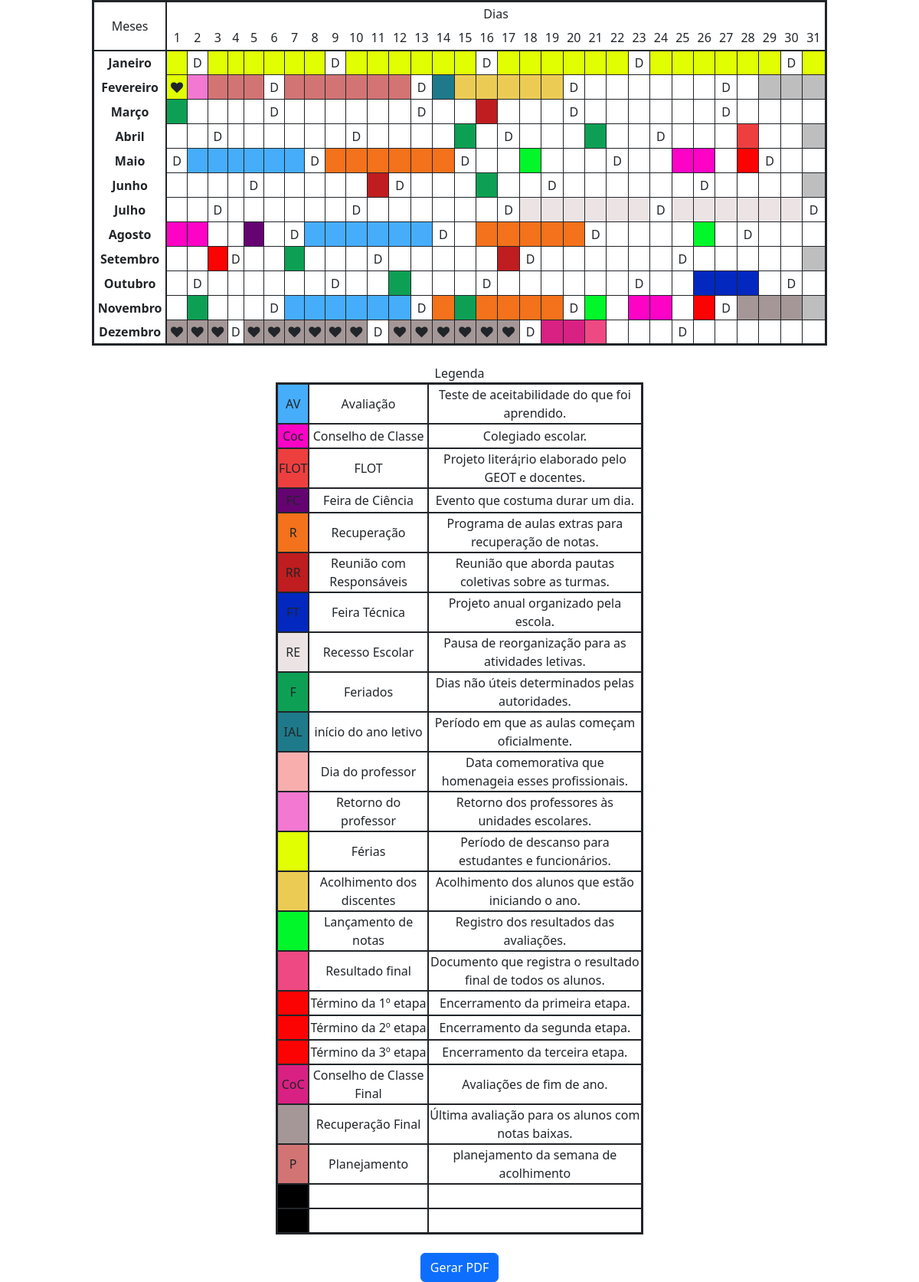
Screenshot of /calendario/calendario.php with the database file from the repository.
### tables this page shows
CREATE TABLE IF NOT EXISTS `legenda` (
  `id_leg` int(11) NOT NULL AUTO_INCREMENT,
  `tipo_evento` varchar(50) DEFAULT NULL,
  `desc_leg` varchar(60) DEFAULT NULL,
  `simbolo_leg` varchar(100) DEFAULT NULL,
  `sigla_leg` varchar(4) DEFAULT NULL,
  `cor_leg` varchar(9) DEFAULT NULL,
  PRIMARY KEY (`id_leg`)
);

### calendario/calendario.php (the view, shortened to what this page needs)
<!DOCTYPE html>
<html lang='en'>
<head>
<link href='https://cdn.jsdelivr.net/npm/bootstrap@5.2.0-beta1/dist/css/bootstrap.min.css' rel='stylesheet'>
    <link rel='stylesheet' href='../static/fontawesome-pro/css/all.css'>
    <link rel='stylesheet' href='//maxcdn.bootstrapcdn.com/font-awesome/4.3.0/css/font-awesome.min.css'>
</head>
<body>
<?php
$con = mysqli_connect('localhost', 'root', '', 'dailyevent') or trigger_error(mysqli_error());
$daysql = mysqli_query($con, "select id_leg, EXTRACT(DAY FROM dt_ini_ev) AS d_ini, EXTRACT(DAY FROM dt_fim_ev) AS d_fim, EXTRACT(MONTH FROM dt_ini_ev) AS m_ini, EXTRACT(MONTH FROM dt_fim_ev) AS m_fim from eventos order by dt_ini_ev ;");
$invday = mysqli_query($con, "with recursive date_ranges AS (SELECT '2022-01-01' dt UNION ALL SELECT dt + INTERVAL 1 DAY FROM date_ranges WHERE dt + INTERVAL 1 DAY <= '2022-12-31') SELECT  EXTRACT(DAY FROM dt) AS d_eve_inv, EXTRACT(MONTH FROM dt) AS m_eve_inv, EXTRACT(DAY FROM LAST_DAY(dt)) AS fim_mes FROM date_ranges WHERE DAYNAME(dt) = 'Sunday';");
$simb = array();
$eve = array();
while($row = mysqli_fetch_array($daysql)){
        $m_ini = $row['m_ini'];
        $d_ini = $row['d_ini'];
        $m_fim = $row['m_fim'];
        $d_fim = $row['d_fim'];
        $info_leg = mysqli_query($con, "select * from legenda where id_leg = ".$row['id_leg'].";");
        $leg = mysqli_fetch_array($info_leg);
        if ($d_ini <= $d_fim && $m_ini == $m_fim) {
            for ($d_ini; $d_ini < $d_fim; $d_ini++) {
                $eve[$m_ini][$d_ini] = "background-color:".$leg['cor_leg'].";";
                $simb[$m_ini][$d_ini] = "<i style='font-family:fontawesome;' class='fa ".$leg['simbolo_leg']."'></i>";
            }
        }
        else{
            if ($d_ini >= $d_fim && $m_ini < $m_fim) {
            if ($d_ini <= 32) {
                $eve[$m_ini][$d_ini] = "background-color:".$leg['cor_leg'].";";
                $simb[$m_ini][$d_ini] = "<i style='font-family:fontawesome;' class='fa ".$leg['simbolo_leg']."'></i>";
                $d_ini++;
                for ($d_fim; $d_fim >= 1; $d_fim--) {
                        $eve[$m_fim][$d_fim] = "background-color:".$leg['cor_leg'].";";
                        $simb[$m_fim][$d_fim] = "<i style='font-family:fontawesome;' class='fa fa-solid ".$leg['simbolo_leg']."'>&#Xf004</i>";
                    }
                } else {
                    $eve[$m_ini][$d_ini] = "background-color:".$leg['cor_leg'].";";
                    $simb[$m_ini][$d_ini] = "<i style='font-family:fontawesome;' class='fa ".$leg['simbolo_leg']."'></i>";
            }
        }
            for ($d_ini; $d_ini < 32; $d_ini++) {
                $eve[$m_ini][$d_ini] = "background-color:".$leg['cor_leg'].";";
                $simb[$m_ini][$d_ini] = "<i style='font-family:fontawesome;' class='fa ".$leg['simbolo_leg']."'></i>";
            }
        }
        $eve[$m_fim][$d_fim] = "background-color:".$leg['cor_leg'].";";
        $simb[$m_fim][$d_fim] = "<i style='font-family:fontawesome;' class='fa ".$leg['simbolo_leg']."'></i>";
    }
    while($row = mysqli_fetch_array($invday)){
        $domingo_d = $row[0];
        $domingo_m = $row[1];
       for ($i=$row[2]+1; $i <= 31; $i++) {
        $eve[$domingo_m][$i] = "background-color:rgb(190, 190, 190); ";;
        $simb[$domingo_m][$i] = "";
    }
       $eve[$domingo_m][$domingo_d] = "";;
       $simb[$domingo_m][$domingo_d] = "<a>D</a>";
    }
$html = "<div style='text-align: -webkit-center;'>";
    $html .= "<table  style='width:80%; height:50%; border:3px solid'>";
    $html .= "<tr >";
    $html .= "<td  rowspan='2' style='border:2px solid'>Meses</td>";
    $html .= "<td colspan='31' >Dias</td>";
    $html .= "<tr style='border-bottom:2px solid'>";
    for ($ç=1; $ç < 32; $ç++) {
        $html .= "<td colspan='ç'>$ç</td>";
    }
    $html .= "</tr>";
    $html .= "</tr>";
for ($i=1; $i < 13; $i++) {
    $html .= "<tr class='cils' style='width:100%;'>";
    $html .= "<td class='mis' style='width:10%;border-right:2px solid'>";
    $meses = array("","Janeiro","Fevereiro","Março","Abril","Maio","Junho","Julho","Agosto","Setembro","Outubro","Novembro","Dezembro");
    foreach ($meses as $a => $value) {
        $html .= "<span style='display:flex; justify-content:center;'><strong>".$meses[$i]."</strong></span>";
        break;
    }
    $html .= "</td>";
        for ($j=1; $j < 32; $j++) {
            $html .= "<td style='";
            if(!empty($eve[$i][$j])){
                $html .= $eve[$i][$j];
            }
        $html .= " border:1px solid'>".((!empty($simb[$i][$j]))?$simb[$i][$j]:"")."<span class='number' style='display:flex; justify-content:center;'></span></td>";
        }
}
$html .= "</tr>";
$html .= "</table>";
$html .= "<br>";
$html .= "Legenda";
$leg_sql = mysqli_query($con, "select tipo_evento as tipo, desc_leg as descricao, simbolo_leg as simbolo, sigla_leg as sigla, cor_leg as cor from legenda ;");
$html .= "<table  style='width:40%; height:10%; border:3px solid'>";
while($row = mysqli_fetch_array($leg_sql)){
    $html .= "<tr>";
    $html .= "<td style='border:2px solid; background-color:".$row['cor'].";'><i style='font-family:fontawesome;' class='fa ".$row['simbolo']."'></i>".$row['sigla']."</td>";
    $html .= "<td style='border:2px solid'>".$row['tipo']."</td>";
    $html .= "<td style='border:2px solid'>".$row['descricao']."</td>";
    $html .= "</tr>";
    }
$html .= "</table>";
$html .= "</div>";
echo $html;
echo "<br>";
echo"<a href='mpdf.php' style='display:flex; justify-content:center;'><button class='btn btn-primary'>Gerar PDF</button></a>";
echo "</body>";
echo "</html>";
?>

### calendario/calendario.php (style rules this page uses)
td { height: 32px; text-align: center; }

### rows the page displays
legenda: sigla_leg "AV", tipo_evento "Avaliação", desc_leg "Teste de aceitabilidade do que foi aprendido."
legenda: sigla_leg "Coc", tipo_evento "Conselho de Classe", desc_leg "Colegiado escolar."
legenda: sigla_leg "FLOT", tipo_evento "FLOT", desc_leg "Projeto literá¡rio elaborado pelo GEOT e docentes."
legenda: tipo_evento "Feira de Ciência", desc_leg "Evento que costuma durar um dia."
legenda: sigla_leg "R", tipo_evento "Recuperação", desc_leg "Programa de aulas extras para recuperação de notas."
legenda: sigla_leg "RR", tipo_evento "Reunião com Responsáveis", desc_leg "Reunião que aborda pautas coletivas sobre as turmas."
legenda: tipo_evento "Feira Técnica", desc_leg "Projeto anual organizado pela escola."
legenda: sigla_leg "RE", tipo_evento "Recesso Escolar", desc_leg "Pausa de reorganização para as atividades letivas."
legenda: sigla_leg "F", tipo_evento "Feriados", desc_leg "Dias não úteis determinados pelas autoridades."
legenda: sigla_leg "IAL", tipo_evento "início do ano letivo", desc_leg "Período em que as aulas começam oficialmente."
legenda: tipo_evento "Dia do professor", desc_leg "Data comemorativa que homenageia esses profissionais."
legenda: tipo_evento "Retorno do professor", desc_leg "Retorno dos professores às unidades escolares."
legenda: tipo_evento "Férias", desc_leg "Período de descanso para estudantes e funcionários."
legenda: tipo_evento "Acolhimento dos discentes", desc_leg "Acolhimento dos alunos que estão iniciando o ano."
legenda: tipo_evento "Lançamento de notas", desc_leg "Registro dos resultados das avaliações."
legenda: tipo_evento "Resultado final", desc_leg "Documento que registra o resultado final de todos os alunos."
legenda: tipo_evento "Término da 1º etapa", desc_leg "Encerramento da primeira etapa."
legenda: tipo_evento "Término da 2º etapa", desc_leg "Encerramento da segunda etapa."
legenda: tipo_evento "Término da 3º etapa", desc_leg "Encerramento da terceira etapa."
legenda: sigla_leg "CoC", tipo_evento "Conselho de Classe Final", desc_leg "Avaliações de fim de ano."
legenda: tipo_evento "Recuperação Final", desc_leg "Última avaliação para os alunos com notas baixas."
legenda: sigla_leg "P", tipo_evento "Planejamento", desc_leg "planejamento da semana de acolhimento"

### other values shown
$meses[$i] "Janeiro"
$meses[$i] "Fevereiro"
$meses[$i] "Março"
$meses[$i] "Abril"
$meses[$i] "Maio"
$meses[$i] "Junho"
$meses[$i] "Julho"
$meses[$i] "Agosto"
$meses[$i] "Setembro"
$meses[$i] "Outubro"
$meses[$i] "Novembro"
$meses[$i] "Dezembro"
$html "Legenda"
